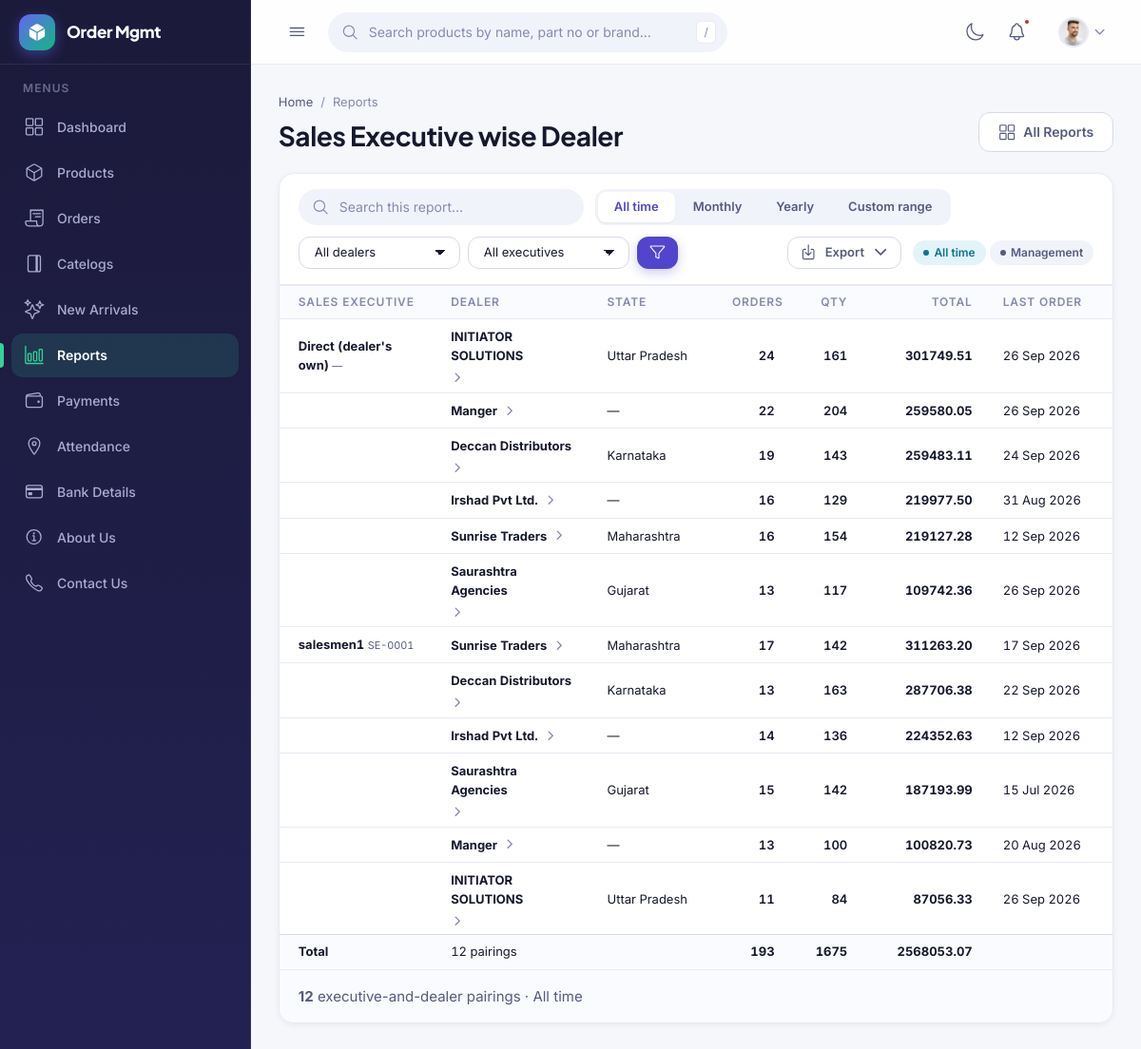
Screenshot of /reports/sales-dealers (signed in) with the database file from the repository.
### delaer/models.py (models this page shows, shortened)
class DealerProfile(models.Model):
    user = models.OneToOneField(
        settings.AUTH_USER_MODEL,
        on_delete=models.CASCADE,
        related_name="dealer_profile",
    )
    name = models.CharField("Company name", max_length=200)
    address = models.TextField("Address")
    state = models.CharField(
        max_length=80, blank=True,
        help_text="Decides CGST+SGST (same state as us) or IGST (different).",
    )
    gstin = models.CharField("GSTIN", max_length=15, unique=True, validators=[GSTIN_VALIDATOR])
    mobile = models.CharField("Mobile", max_length=10, validators=[MOBILE_VALIDATOR])
    email = models.EmailField("Email")
    created_at = models.DateTimeField(auto_now_add=True)
    updated_at = models.DateTimeField(auto_now=True)
    class Meta:
        ordering = ["name"]
        verbose_name = "Dealer profile"
        verbose_name_plural = "Dealer profiles"

class SalesExecutive(models.Model):
    user = models.OneToOneField(
        settings.AUTH_USER_MODEL,
        on_delete=models.CASCADE,
        related_name="sales_profile",
    )
    name = models.CharField("Full name", max_length=200)
    code = models.CharField(
        max_length=20, unique=True, blank=True,
        help_text="Left blank, the next SE-0001 is allotted on save.",
    )
    mobile = models.CharField("Mobile", max_length=10, validators=[MOBILE_VALIDATOR])
    email = models.EmailField("Email", blank=True)
    territory = models.CharField(
        max_length=120, blank=True,
        help_text="Area or region this executive covers. For reporting only.",
    )
    is_active = models.BooleanField(
        default=True,
        help_text="Untick to stop new orders being raised in this name, "
                  "without touching the orders already placed.",
    )
    created_at = models.DateTimeField(auto_now_add=True)
    updated_at = models.DateTimeField(auto_now=True)
    class Meta:
        ordering = ["name"]
        verbose_name = "Sales executive"
        verbose_name_plural = "Sales executives"
    def save(self, *args, **kwargs):
        if not self.code:
            self.code = self._next_code()
        super().save(*args, **kwargs)

### myorder/models.py (models this page shows, shortened)
class Order(models.Model):
    class Status(models.TextChoices):
        DRAFT = "draft", "Draft"
        HOLD = "hold", "On hold"
        FINAL = "final", "Final"
    dealer = models.ForeignKey(DealerProfile, on_delete=models.PROTECT, related_name="orders")
    sales_executive = models.ForeignKey(
        SalesExecutive,
        on_delete=models.PROTECT,
        related_name="orders",
        null=True, blank=True,
        help_text="Leave empty when the dealer placed the order themselves.",
    )
    order_no = models.CharField(max_length=20, unique=True, blank=True)
    status = models.CharField(max_length=5, choices=Status.choices, default=Status.DRAFT)
    ordered_on = models.DateField(default=timezone.localdate)
    created_at = models.DateTimeField(auto_now_add=True)
    updated_at = models.DateTimeField(auto_now=True)
    class Meta:
        ordering = ["-pk"]
    @property
    def total_net(self):
        return sum((i.line_net for i in self.items.all()), Decimal("0.00"))
    @property
    def total_gst(self):
        return sum((i.line_gst for i in self.items.all()), Decimal("0.00"))
    @property
    def total_amount(self):
        return self.total_net + self.total_gst
    @property
    def total_qty(self):
        return sum(i.qty for i in self.items.all())

### reports/views.py (the view)
# urls.py: path("sales-dealers", views.sales_dealers, name="sales_dealers"),
@login_required
def sales_dealers(request):
    filters = read_filter(request)
    grouped = {}
    for order in report_orders(request, filters):
        key, name, code = _credit(order)
        pair = (key, order.dealer_id)
        row = grouped.get(pair)
        if row is None:
            row = grouped[pair] = {
                "name": name,
                "code": code,
                "sales_id": key,
                "dealer_id": order.dealer_id,
                "dealer": order.dealer.name,
                "state": order.dealer.state or "—",
                "orders": 0,
                "qty": 0,
                "total": ZERO,
                "last_on": None,
            }
        row["orders"] += 1
        row["qty"] += order.total_qty
        row["total"] += order.total_amount
        row["last_on"] = max(row["last_on"] or order.ordered_on, order.ordered_on)
    rows = sorted(grouped.values(), key=lambda r: (r["name"], -r["total"]))
    rows = [r for r in rows if match_row(r, filters["search"], "name", "code", "dealer", "state")]
    seen = set()
    carry = period_params(filters)
    for row in rows:
        row["first_of_group"] = row["name"] not in seen
        seen.add(row["name"])
        row["drill"] = urlencode({
            **carry,
            "dealer": row["dealer_id"],
            "sales": row["sales_id"] or "direct",
        })
    return TemplateResponse(request, "reports/sales_dealers.html", _page(
        request, filters, slug="sales-dealers", paginate="rows",
        extra={
            "rows": rows,
            "totals": {
                "pairs": len(rows),
                "orders": sum(r["orders"] for r in rows),
                "qty": sum(r["qty"] for r in rows),
                "total": sum((r["total"] for r in rows), ZERO),
            },
        },
    ))

### delaer/context_processors.py (called while the page is built)
def roles(request):
    user = getattr(request, "user", None)
    if user is None or not user.is_authenticated:
        return {"user_is_sales": False, "user_is_manager": False, "user_is_dealer": False}
    from myorder.views import is_manager, is_sales
    return {
        "user_is_sales": is_sales(user),
        "user_is_manager": is_manager(user),
        "user_is_dealer": hasattr(user, "dealer_profile"),
    }

### myorder/models.py (called while the page is built)
    @property
    def line_net(self):
        return (self.rate * self.qty).quantize(Decimal("0.01"))

    @property
    def line_gst(self):
        return (self.line_net * self.gst / 100).quantize(Decimal("0.01"))

### myorder/views.py (called while the page is built, shortened)
def is_manager(user):
    return (
        user.is_superuser
        or user.is_staff
        or user.groups.filter(name="Management").exists()
    )

def is_sales(user):
    return (
        user.is_authenticated
        and SalesExecutive.objects.filter(user=user, is_active=True).exists()
    )

def _visible_orders(request):
    orders = (
        Order.objects
        .select_related("dealer", "sales_executive")
        .prefetch_related("items__product")
    )
    if is_manager(request.user):
        return orders

### reports/services.py (called while the page is built)
def period_params(filters):
    period = filters["period"]
    carry = {"period": period}
    if period == PERIOD_MONTH:
        carry["month"] = filters["month"]
    elif period == PERIOD_YEAR:
        carry["year"] = filters["year"]
    elif period == PERIOD_RANGE:
        if filters["from_value"]:
            carry["from"] = filters["from_value"]
        if filters["to_value"]:
            carry["to"] = filters["to_value"]
    return carry

def apply_dates(queryset, filters, field):
    if filters["date_from"]:
        queryset = queryset.filter(**{f"{field}__gte": filters["date_from"]})
    if filters["date_to"]:
        queryset = queryset.filter(**{f"{field}__lte": filters["date_to"]})
    return queryset

def match_row(row, term, *fields):
    if not term:
        return True
    needle = term.lower()
    return any(needle in str(row.get(f, "")).lower() for f in fields)

### reports/views.py (called while the page is built)
def _credit(order):
    if order.sales_executive_id:
        return order.sales_executive_id, order.sales_executive.name, order.sales_executive.code
    return None, DIRECT, "—"

### templates/reports/sales_dealers.html (shortened to what this page needs)
{% extends "reports/_report_base.html" %}
{% block report %}
<div id="reportResults" data-live-region>
<div class="table-wrap table-wrap--tall">
    <table class="table table--stack table--fixed">
        <colgroup>
            <col class="w-name">
            <col class="w-name">
            <col class="w-date">
            <col class="w-qty">
            <col class="w-qty">
            <col class="w-money">
            <col class="w-date">
        </colgroup>
        <thead>
            <tr>
                <th>Sales Executive</th>
                <th>Dealer</th>
                <th class="hide-sm">State</th>
                <th class="num">Orders</th>
                <th class="num">Qty</th>
                <th class="num">Total</th>
                <th class="hide-sm">Last Order</th>
            </tr>
        </thead>
        <tbody>
            {% for row in rows %}
            <tr class="{% if row.first_of_group %}is-group-start{% endif %}">
                <td data-label="Sales Executive">{% if row.first_of_group %}<strong>{{ row.name }}</strong>
                    <small class="muted">{{ row.code }}</small>{% endif %}</td>
                <td data-label="Dealer">
                    <a class="drill" href="{% url 'reports:order_book' %}?{{ row.drill }}"
                       title="Show {{ row.dealer }}'s orders for {{ row.name }}">
                        <strong>{{ row.dealer }}</strong>
                        <ion-icon name="chevron-forward-outline" aria-hidden="true"></ion-icon>
                    </a>
                </td>
                <td data-label="State" class="hide-sm">{{ row.state }}</td>
                <td data-label="Orders" class="num">{{ row.orders }}</td>
                <td data-label="Qty" class="num">{{ row.qty }}</td>
                <td data-label="Total" class="num"><strong>{{ row.total }}</strong></td>
                <td data-label="Last Order" class="hide-sm cell-date">{{ row.last_on|date:"j M Y" }}</td>
            </tr>
            {% endfor %}
        </tbody>
        {% if rows %}
        <tfoot>
            <tr>
                <td><strong>Total</strong></td>
                <td>{{ totals.pairs }} pairing{{ totals.pairs|pluralize }}</td>
                <td class="hide-sm"></td>
                <td class="num"><strong>{{ totals.orders }}</strong></td>
                <td class="num"><strong>{{ totals.qty }}</strong></td>
                <td class="num"><strong>{{ totals.total }}</strong></td>
                <td class="hide-sm"></td>
            </tr>
        </tfoot>
        {% endif %}
    </table>
</div>
<div class="panel__foot">
    <div class="pagination">
        <span class="muted"><strong>{{ totals.pairs }}</strong> executive-and-dealer pairing{{ totals.pairs|pluralize }} &middot; {{ label }}</span>
    </div>
</div>
</div>
{% endblock %}

### rows the page displays
DealerProfile: dealer "INITIATOR SOLUTIONS" "INITIATOR SOLUTIONS", state "Uttar Pradesh" "Uttar Pradesh"
Order: last_on "26 Sep 2026"
DealerProfile: dealer "Manger" "Manger"
Order: last_on "26 Sep 2026"
DealerProfile: dealer "Deccan Distributors" "Deccan Distributors", state "Karnataka" "Karnataka"
Order: last_on "24 Sep 2026"
DealerProfile: dealer "Irshad Pvt Ltd." "Irshad Pvt Ltd."
Order: last_on "31 Aug 2026"
DealerProfile: dealer "Sunrise Traders" "Sunrise Traders", state "Maharashtra" "Maharashtra"
Order: last_on "12 Sep 2026"
DealerProfile: dealer "Saurashtra Agencies" "Saurashtra Agencies", state "Gujarat" "Gujarat"
Order: last_on "26 Sep 2026"
SalesExecutive: name "salesmen1", code "SE-0001"
Order: last_on "17 Sep 2026"
Order: last_on "22 Sep 2026"
Order: last_on "12 Sep 2026"
Order: last_on "15 Jul 2026"
Order: last_on "20 Aug 2026"
Order: last_on "26 Sep 2026"

### other values shown
{{ card.name }} "Sales Executive wise Dealer"
{{ name }} "All time" "Monthly" "Yearly" "Custom range"
{{ label }} "All time"
{{ row.name }} "Direct (dealer's own)"
{{ row.code }} "—"
{{ row.orders }} "24" "22" "19" "16" "16" "13" "17" "13" "14" "15" "13" "11"
{{ row.qty }} "161" "204" "143" "129" "154" "117" "142" "163" "136" "142" "100" "84"
{{ row.total }} "301749.51" "259580.05" "259483.11" "219977.50" "219127.28" "109742.36" "311263.20" "287706.38" "224352.63" "187193.99" "100820.73" "87056.33"
{{ row.state }} "—" "—" "—" "—"
{{ totals.pairs }} "12"
{{ totals.orders }} "193"
{{ totals.qty }} "1675"
{{ totals.total }} "2568053.07"
